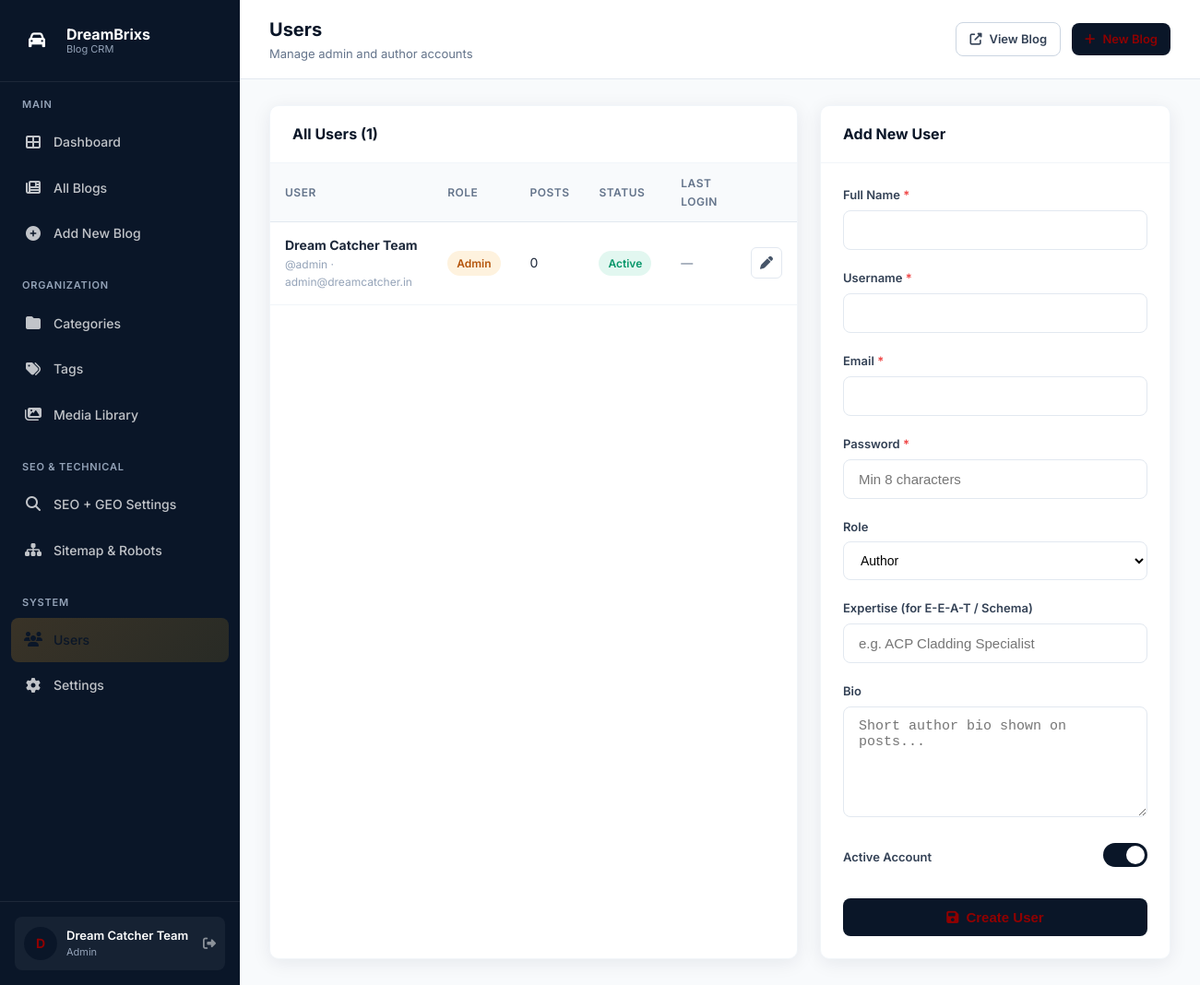
The page /blog/admin/users.php (signed in) on the database its author committed.
### tables this page shows
CREATE TABLE users (
    id INT UNSIGNED AUTO_INCREMENT PRIMARY KEY,
    username VARCHAR(50) NOT NULL UNIQUE,
    email VARCHAR(100) NOT NULL UNIQUE,
    password VARCHAR(255) NOT NULL,
    full_name VARCHAR(100) NOT NULL,
    role ENUM('admin', 'editor', 'author') DEFAULT 'author',
    avatar VARCHAR(255) DEFAULT NULL,
    bio TEXT DEFAULT NULL,
    expertise VARCHAR(255) DEFAULT NULL,
    is_active TINYINT(1) DEFAULT 1,
    last_login DATETIME DEFAULT NULL,
    created_at TIMESTAMP DEFAULT CURRENT_TIMESTAMP,
    updated_at TIMESTAMP DEFAULT CURRENT_TIMESTAMP ON UPDATE CURRENT_TIMESTAMP
);

### blog/config.php (called while the page is built, shortened)
<?php
try {
    $dsn = "mysql:host=" . DB_HOST . ";port=" . DB_PORT . ";dbname=" . DB_NAME . ";charset=" . DB_CHARSET;
    $pdo = new PDO($dsn, DB_USER, DB_PASS, [
        PDO::ATTR_ERRMODE            => PDO::ERRMODE_EXCEPTION,
        PDO::ATTR_DEFAULT_FETCH_MODE => PDO::FETCH_ASSOC,
        PDO::ATTR_EMULATE_PREPARES   => false,
    ]);
} catch (PDOException $e) {
    $pdo = null;
}
function current_user() {
    global $pdo;
    static $user = null;
    if ($user === null) {
        $stmt = $pdo->prepare("SELECT * FROM users WHERE id = ? AND is_active = 1");
        $stmt->execute([$_SESSION['user_id']]);
        $user = $stmt->fetch();
    }
    return $user;
}
function is_admin() {
    $user = current_user();
    return $user && $user['role'] === 'admin';
}
function e($str) {
    return htmlspecialchars($str ?? '', ENT_QUOTES, 'UTF-8');
}
function get_setting($key, $default = '') {
    global $pdo;
    static $settings = null;
    if ($settings === null) {
        $settings = [];
        if (!empty($pdo)) {
            try {
                $stmt = $pdo->query("SELECT setting_key, setting_value FROM settings");
                while ($row = $stmt->fetch()) {
                    $settings[$row['setting_key']] = $row['setting_value'];
                }
            } catch (Throwable $e) {
                $settings = [];
            }
        }
    }
    return $settings[$key] ?? $default;
}
function site_base() {
    return rtrim(get_setting('site_url', SITE_URL), '/');
}
function blog_list_url() {
    return site_base() . '/blog';
}

### blog/admin/users.php (the view, shortened to what this page needs)
<?php
require_once __DIR__ . '/../config.php';
if (!is_admin()) {
    set_flash('danger', 'Only administrators can manage users.');
    header('Location: index.php');
    exit;
}
$page_title = 'Users';
$page_subtitle = 'Manage admin and author accounts';
$edit_user = null;
$users = $pdo->query("SELECT u.*,
    (SELECT COUNT(*) FROM posts WHERE author_id = u.id) as post_count
    FROM users u ORDER BY u.role, u.full_name")->fetchAll();
require __DIR__ . '/includes/header.php';
?>
<div style="display:grid; grid-template-columns: 1fr 380px; gap:24px;">
    <div class="card">
        <div class="card-header">
            <h3>All Users (<?= count($users) ?>)</h3>
        </div>
        <div class="card-body" style="padding:0;">
            <div class="table-responsive">
                <table>
                    <thead>
                        <tr>
                            <th>User</th>
                            <th>Role</th>
                            <th>Posts</th>
                            <th>Status</th>
                            <th>Last Login</th>
                            <th></th>
                        </tr>
                    </thead>
                    <tbody>
                        <?php foreach ($users as $u): ?>
                        <tr>
                            <td>
                                <strong style="color:var(--navy);"><?= e($u['full_name']) ?></strong>
                                <div style="font-size:12px;color:#94A3B8;">@<?= e($u['username']) ?> · <?= e($u['email']) ?></div>
                            </td>
                            <td>
                                <span class="badge" style="background:<?= $u['role']==='admin' ? 'rgba(245,166,35,0.15)' : 'rgba(100,116,139,0.12)' ?>;color:<?= $u['role']==='admin' ? '#B45309' : '#475569' ?>;">
                                    <?= ucfirst($u['role']) ?>
                                </span>
                            </td>
                            <td><?= (int)$u['post_count'] ?></td>
                            <td>
                                <?php if ($u['is_active']): ?>
                                    <span class="badge badge-published">Active</span>
                                <?php else: ?>
                                    <span class="badge badge-draft">Inactive</span>
                                <?php endif; ?>
                            </td>
                            <td style="font-size:13px;color:#64748B;">
                                <?= $u['last_login'] ? date('d M Y H:i', strtotime($u['last_login'])) : '—' ?>
                            </td>
                            <td>
                                <div class="action-btns">
                                    <a href="?edit=<?= $u['id'] ?>" class="btn-icon" title="Edit"><i class="fas fa-pen"></i></a>
                                </div>
                            </td>
                        </tr>
                        <?php endforeach; ?>
                    </tbody>
                </table>
            </div>
        </div>
    </div>
    <div class="card">
        <div class="card-header">
            <h3><?= $edit_user ? 'Edit User' : 'Add New User' ?></h3>
        </div>
        <div class="card-body">
            <form method="POST">
                <div class="form-group">
                    <label class="form-label">Full Name <span class="required">*</span></label>
                    <input type="text" name="full_name" class="form-control" required
                           value="<?= e($edit_user['full_name'] ?? '') ?>">
                </div>
                <div class="form-group">
                    <label class="form-label">Username <span class="required">*</span></label>
                    <input type="text" name="username" class="form-control" required
                           value="<?= e($edit_user['username'] ?? '') ?>">
                </div>
                <div class="form-group">
                    <label class="form-label">Email <span class="required">*</span></label>
                    <input type="email" name="email" class="form-control" required
                           value="<?= e($edit_user['email'] ?? '') ?>">
                </div>
                <div class="form-group">
                    <label class="form-label">Password <?= $edit_user ? '(leave blank to keep current)' : '<span class="required">*</span>' ?></label>
                    <input type="password" name="password" class="form-control" <?= $edit_user ? '' : 'required' ?>
                           placeholder="<?= $edit_user ? '••••••••' : 'Min 8 characters' ?>">
                </div>
                <div class="form-group">
                    <label class="form-label">Role</label>
                    <select name="role" class="form-select">
                        <option value="author" <?= ($edit_user['role'] ?? '') === 'author' ? 'selected' : '' ?>>Author</option>
                    </select>
                </div>
                <div class="form-group">
                    <label class="form-label">Expertise (for E-E-A-T / Schema)</label>
                    <input type="text" name="expertise" class="form-control"
                           value="<?= e($edit_user['expertise'] ?? '') ?>"
                           placeholder="e.g. ACP Cladding Specialist">
                </div>
                <div class="form-group">
                    <label class="form-label">Bio</label>
                    <textarea name="bio" class="form-control" rows="3"
                              placeholder="Short author bio shown on posts..."><?= e($edit_user['bio'] ?? '') ?></textarea>
                </div>
                <div class="form-group" style="display:flex;align-items:center;justify-content:space-between;">
                    <label class="form-label" style="margin:0;">Active Account</label>
                    <label class="switch">
                        <span class="slider"></span>
                    </label>
                </div>
                <button type="submit" class="btn btn-primary btn-block" style="margin-top:8px;">
                    <i class="fas fa-save"></i> <?= $edit_user ? 'Update User' : 'Create User' ?>
                </button>
            </form>
        </div>
    </div>
</div>
<?php require __DIR__ . '/includes/footer.php'; ?>

### blog/admin/includes/header.php (shortened to what this page needs)
<?php
$user = current_user();
?>
<!DOCTYPE html>
<html lang="en">
<head>
    <link rel="stylesheet" href="https://cdnjs.cloudflare.com/ajax/libs/font-awesome/6.5.1/css/all.min.css">
    <link rel="stylesheet" href="assets/css/admin.css">
</head>
<body>
<div class="admin-wrapper">
    <aside class="sidebar">
        <div class="sidebar-header">
            <div class="logo-icon"><i class="fas fa-car"></i></div>
            <div class="logo-text">
                DreamBrixs
                <span>Blog CRM</span>
            </div>
        </div>
        <nav class="sidebar-nav">
            <div class="nav-section">
                <div class="nav-section-title">Main</div>
                <a href="index.php" class="nav-item <?= ($page_title === 'Dashboard') ? 'active' : '' ?>">
                    <span class="icon"><i class="fas fa-th-large"></i></span> Dashboard
                </a>
                <a href="posts.php" class="nav-item <?= (strpos($page_title, 'Post') !== false || strpos($page_title, 'Blog') !== false) ? 'active' : '' ?>">
                    <span class="icon"><i class="fas fa-newspaper"></i></span> All Blogs
                </a>
                <a href="post-edit.php" class="nav-item <?= ($page_title === 'New Blog Post') ? 'active' : '' ?>">
                    <span class="icon"><i class="fas fa-plus-circle"></i></span> Add New Blog
                </a>
            </div>
            <div class="nav-section">
                <div class="nav-section-title">Organization</div>
                <a href="categories.php" class="nav-item <?= (strpos($page_title, 'Categor') !== false) ? 'active' : '' ?>">
                    <span class="icon"><i class="fas fa-folder"></i></span> Categories
                </a>
                <a href="tags.php" class="nav-item <?= (strpos($page_title, 'Tag') !== false) ? 'active' : '' ?>">
                    <span class="icon"><i class="fas fa-tags"></i></span> Tags
                </a>
                <a href="media.php" class="nav-item <?= ($page_title === 'Media Library') ? 'active' : '' ?>">
                    <span class="icon"><i class="fas fa-images"></i></span> Media Library
                </a>
            </div>
            <div class="nav-section">
                <div class="nav-section-title">SEO & Technical</div>
                <a href="seo-settings.php" class="nav-item <?= (strpos($page_title, 'SEO') !== false) ? 'active' : '' ?>">
                    <span class="icon"><i class="fas fa-search"></i></span> SEO + GEO Settings
                </a>
                <a href="sitemap.php" class="nav-item <?= ($page_title === 'Sitemap') ? 'active' : '' ?>">
                    <span class="icon"><i class="fas fa-sitemap"></i></span> Sitemap & Robots
                </a>
            </div>
            <?php if (is_admin()): ?>
            <div class="nav-section">
                <div class="nav-section-title">System</div>
                <a href="users.php" class="nav-item <?= ($page_title === 'Users') ? 'active' : '' ?>">
                    <span class="icon"><i class="fas fa-users"></i></span> Users
                </a>
                <a href="settings.php" class="nav-item <?= ($page_title === 'Settings') ? 'active' : '' ?>">
                    <span class="icon"><i class="fas fa-cog"></i></span> Settings
                </a>
            </div>
            <?php endif; ?>
        </nav>
        <div class="sidebar-footer">
            <div class="user-info">
                <div class="user-avatar"><?= strtoupper(substr($user['full_name'] ?? 'A', 0, 1)) ?></div>
                <div class="user-details">
                    <div class="name"><?= e($user['full_name'] ?? 'Admin') ?></div>
                    <div class="role"><?= e($user['role'] ?? 'admin') ?></div>
                </div>
                <a href="logout.php" title="Logout" style="color: rgba(255,255,255,0.5); font-size: 14px;"><i class="fas fa-sign-out-alt"></i></a>
            </div>
        </div>
    </aside>
    <div class="main-content">
        <header class="topbar">
            <div class="topbar-title">
                <h2><?= e($page_title) ?></h2>
                <?php if (!empty($page_subtitle)): ?>
                    <p><?= e($page_subtitle) ?></p>
                <?php endif; ?>
            </div>
            <div class="topbar-actions">
                <a href="<?= e(blog_list_url()) ?>" target="_blank" class="btn btn-outline btn-sm">
                    <i class="fas fa-external-link-alt"></i> View Blog
                </a>
                <a href="post-edit.php" class="btn btn-primary btn-sm">
                    <i class="fas fa-plus"></i> New Blog
                </a>
            </div>
        </header>
        <div class="content-area">

### rows shown on the page
users: full_name "D", full_name "Dream Catcher Team", role "Admin", username "admin", email "admin@dreamcatcher.in", post_count "0", is_active "Active"

### other values the page prints
$page_title "Users"
$page_subtitle "Manage admin and author accounts"
count($users) "1"
